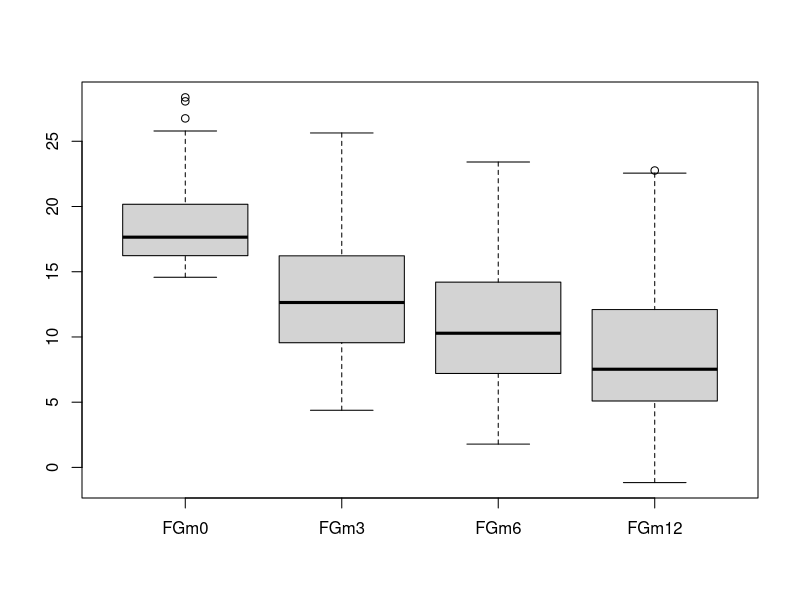
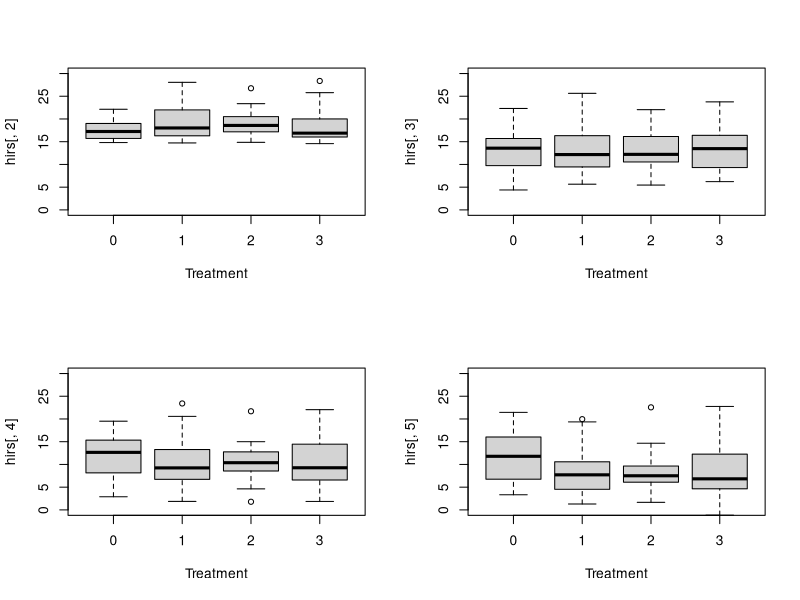
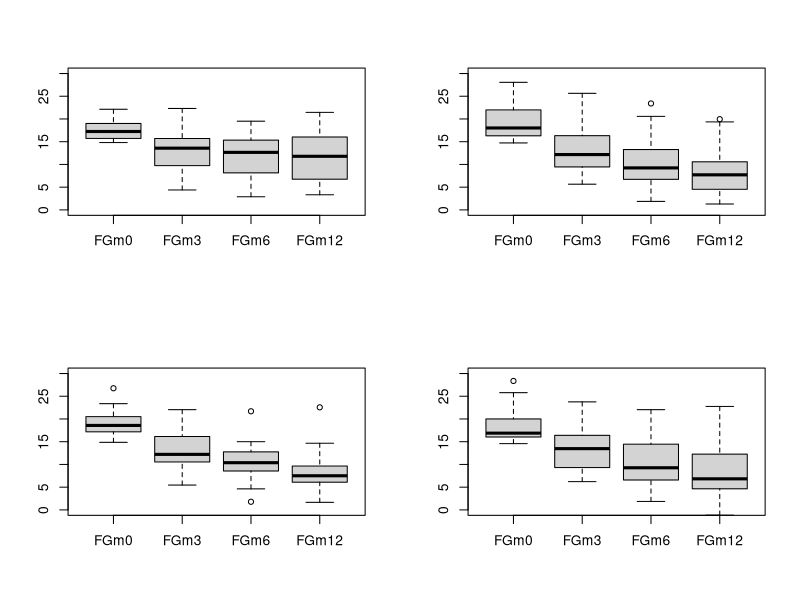
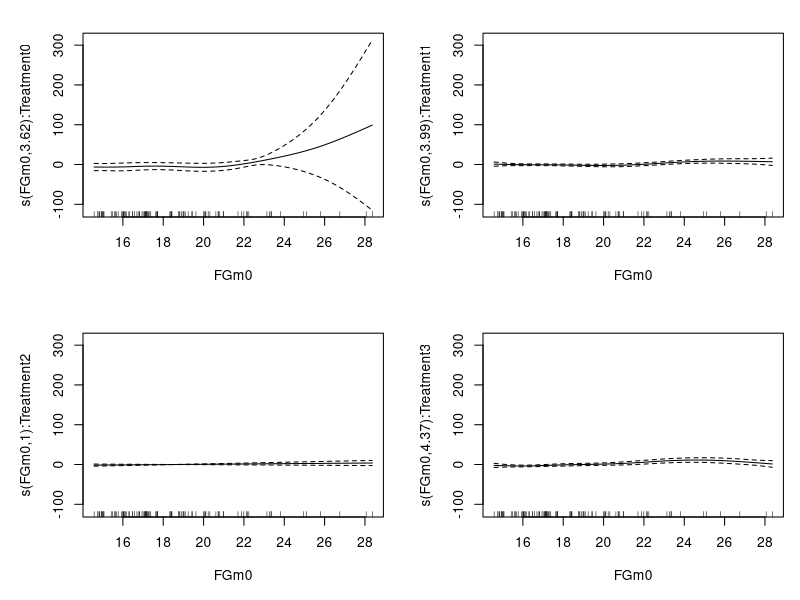
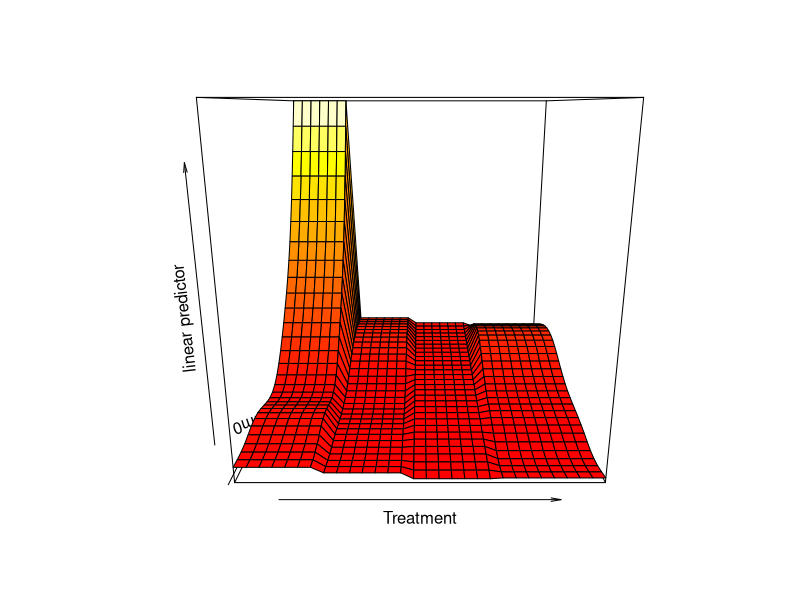
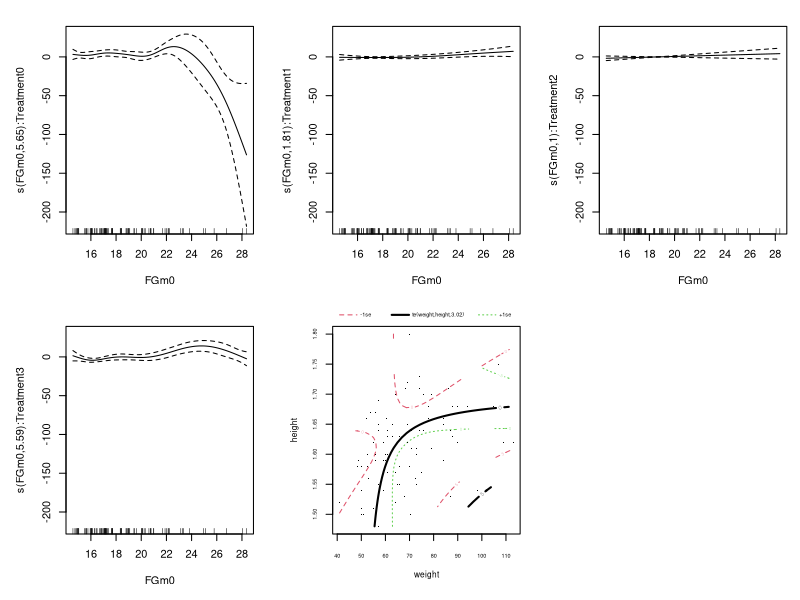
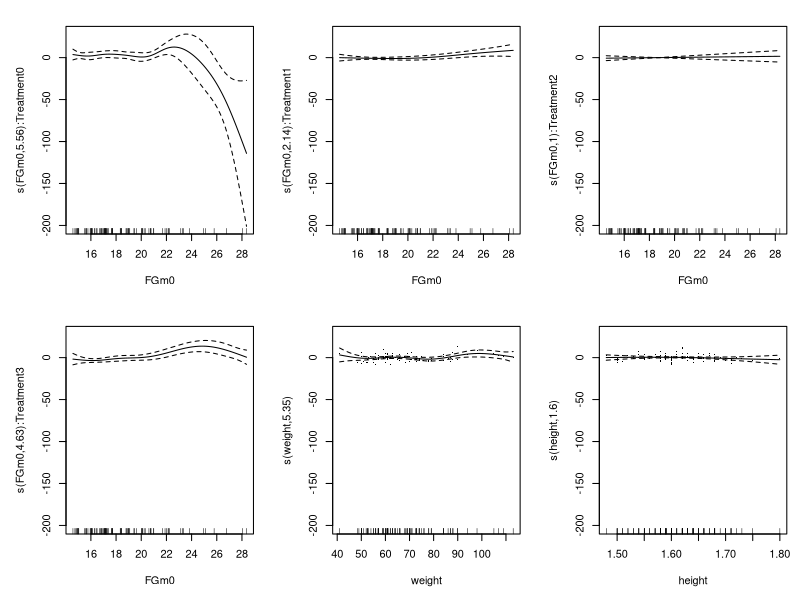

The R source for these figures, in order:
library(mgcv)

hirs <- read.table("hirsutism.dat",header=T, sep="\t",fill=TRUE)

hirs$Treatment <- as.factor(hirs$Treatment)

summary(hirs)
head(hirs)
attach(hirs)

boxplot(hirs[,2:5])

par(mfrow=c(2,2))
boxplot(hirs[,2]~Treatment,ylim=c(0,30))
boxplot(hirs[,3]~Treatment,ylim=c(0,30))
boxplot(hirs[,4]~Treatment,ylim=c(0,30))
boxplot(hirs[,5]~Treatment,ylim=c(0,30))
par(mfrow=c(1,1))

par(mfrow=c(2,2))
boxplot(hirs[Treatment==0,2:5],ylim=c(0,30))
boxplot(hirs[Treatment==1,2:5],ylim=c(0,30))
boxplot(hirs[Treatment==2,2:5],ylim=c(0,30))
boxplot(hirs[Treatment==3,2:5],ylim=c(0,30))
par(mfrow=c(1,1))

# Lets start with a simple linear model
am1.0 <- gam(FGm12 ~ weight + height + DiaPres + SysPres + FGm0 + Treatment, data=hirs)
am1.0
summary(am1.0)
# It seems that the weight, heigh, diaPres and SysPres are not relevant, lets try it without them to achieve a simpler model.
am1.1 <- gam(FGm12 ~FGm0 + Treatment, data=hirs)
am1.1
summary(am1.1)

# The model does indeed look better.

am1.2 <- gam(FGm12 ~ s(FGm0, by=Treatment) + Treatment, data=hirs)
am1.2
summary(am1.2)
plot.gam(am1.2, page=1, residuals=TRUE, shade=TRUE) 
vis.gam(am1.2)
# This is quite intersting, teratment 0 is the only one that does not seem to be linear.


am1.3 <- gam(FGm12 ~ s(FGm0, by=Treatment) + te(weight, height), data=hirs)
am1.3
summary(am1.3)
plot.gam(am1.3, page=1, residuals=TRUE, shade=TRUE) 
# Once again it appears that the weight and height are not relevant.

am1.4 <- gam(FGm12 ~ s(FGm0, by=Treatment) + s(weight) + s(height), data=hirs)
am1.4
summary(am1.4)
plot.gam(am1.4, page=1, residuals=TRUE, shade=TRUE) 

#### Begin ANOVA ####

anova(am1.1,am1.2,test="F") # Used to compare the different models, null hypotesis that model 1 is correct
# Model 1.2 is better.



